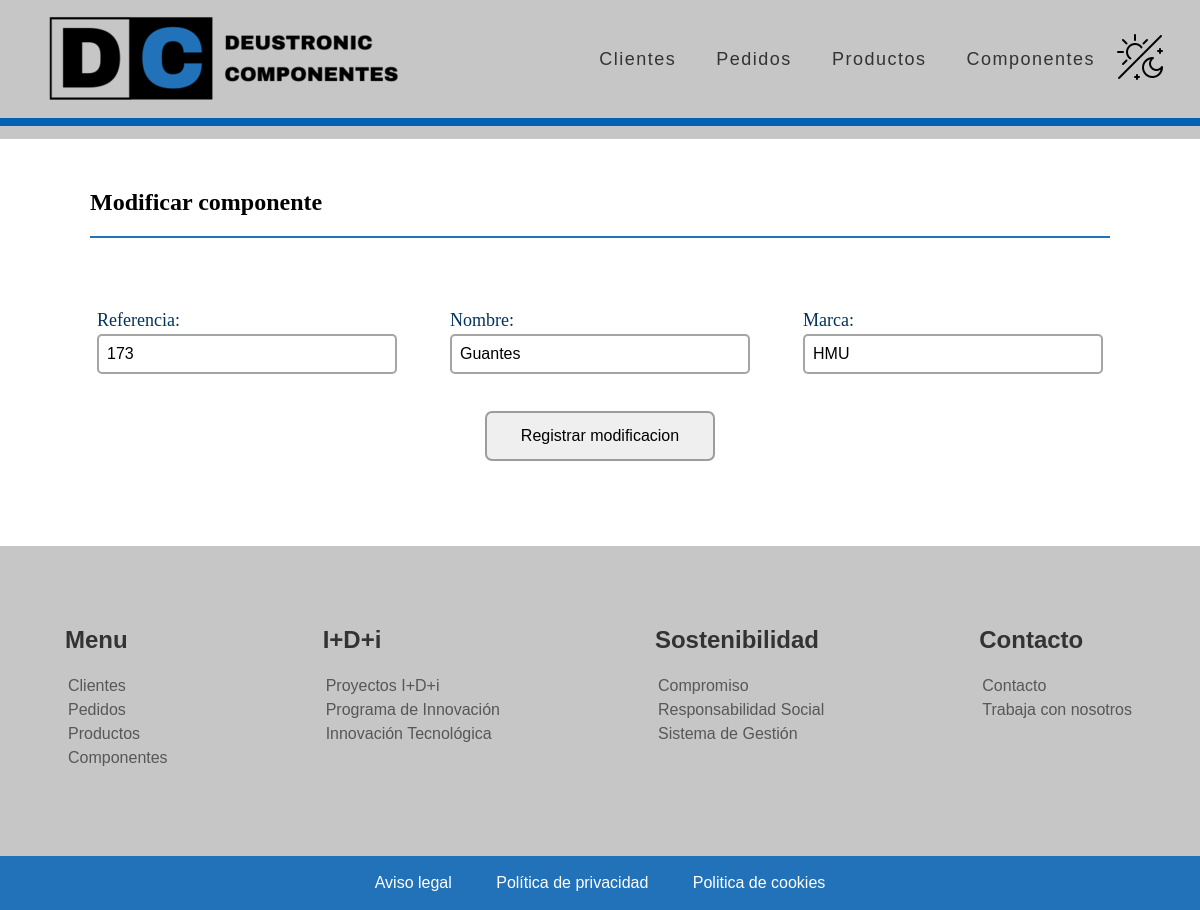
Page /appGestionPedidos/modificar-componente/10/ on the committed database.
### appGestionPedidos/models.py (models this page shows, shortened)
class Componente(models.Model):
    codigoReferencia = models.IntegerField(unique=True)
    nombreModelo = models.CharField(max_length=16)
    marca = models.CharField(max_length=16)

### appGestionPedidos/views.py (the view)
# urls.py: path('modificar-componente/<id>/', componente_modify, name='componente_modify'),
def componente_modify(request, id):
    componente = get_object_or_404(Componente, id=id)
    data = {
            'formulario': ComponenteForm(instance=componente)
        }
    if request.method == 'POST':
        formulario = ComponenteForm(data=request.POST, instance=componente, files=request.FILES)
        if formulario.is_valid():
            formulario.save()
            return redirect("componente")
        data["formulario"] = formulario
    return render(request, 'appGestionPedidos/componente_modify.html', data)

### appGestionPedidos/forms.py
class ComponenteForm(forms.ModelForm):
    class Meta:
        model = Componente
        fields = '__all__'
        widgets = {
            'codigoReferencia': forms.TextInput(attrs={'placeholder': 'Ej.: 471'}),
            'nombreModelo': forms.TextInput(attrs={'placeholder': 'Ej.: Procesador i5 '}),
            'marca': forms.TextInput(attrs={'placeholder': 'Ej.: Intel'}),
        }

### appGestionPedidos/templates/appGestionPedidos/componente_modify.html (shortened to what this page needs)
{% extends "base.html" %}
{% load static %}
{% block contenido %}
<div class="main_container">
    <div class="main_c_m_title">
        <h2>Modificar componente</h2>
        <div class="main_line_blue"></div>
    </div>
    <form class="main_form" action="" method="post">
        <div class="main_form_container">
            <div class="main_form_field">
                <label for="{{ formulario.codigoReferencia.id_for_label }}">Referencia: </label>
                {{ formulario.codigoReferencia }}
            </div>
            <div class="main_form_field">
                <label for="{{ formulario.nombreModelo.id_for_label }}">Nombre: </label>
                {{ formulario.nombreModelo }}
            </div>
            <div class="main_form_field">
                <label for="{{ formulario.cliente.id_for_label }}">Marca: </label>
                {{ formulario.marca }}
            </div>
        </div>
        <div class="main_form_button">
            <input type="submit" value="Registrar modificacion" />
        </div>
    </form>
</div>
{% endblock %}s

### appGestionPedidos/static/CSS/estilos_base.css (style rules this page uses)
body { margin: 0px 0px; }

### appGestionPedidos/static/CSS/estilos_main.css (style rules this page uses)
.main_container { width: 85%; max-width: 1300px; margin: 50px auto; text-align: justify; justify-content: center; }
.main_line_blue { background-color: #2172b9; height: 2.5px; }
.main_form { padding: 35px 0px; }
.main_form_container { display: flex; flex-wrap: wrap; justify-content: space-between; width: 100%; max-width: 1100px; padding: 30px 0px; margin-left: auto; margin-right: auto; }
.main_form_field { display: flex; flex-direction: column; width: 300px; margin: 7px 7px; }
.main_form_field label { font-size: 18px; margin-bottom: 3px; color: #00335f; }
.main_form_field input { font-size: 16px; height: 34px; padding-left: 8px; border: 2px solid #33333370; border-radius: 5px; }
.main_form_button { display: flex; justify-content: center; width: auto; margin-left: auto; margin-right: auto; }
.main_form_button input { border: 2px solid #33333370; border-radius: 7px; font-size: medium; height: 50px; width: 230px; }

### rows in the picture
Componente: codigoReferencia "173", nombreModelo "Guantes", marca "HMU"
